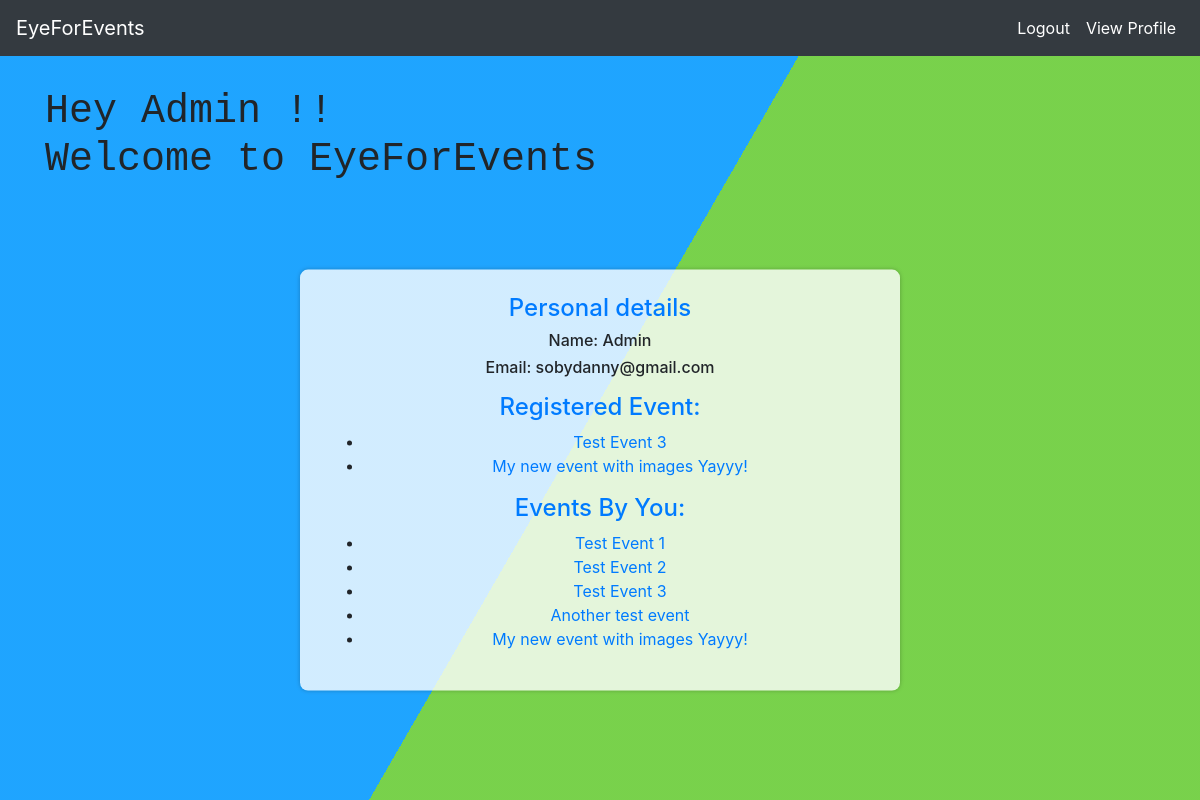
/user/profile/ (signed in), run on an earlier commit of the app's database.
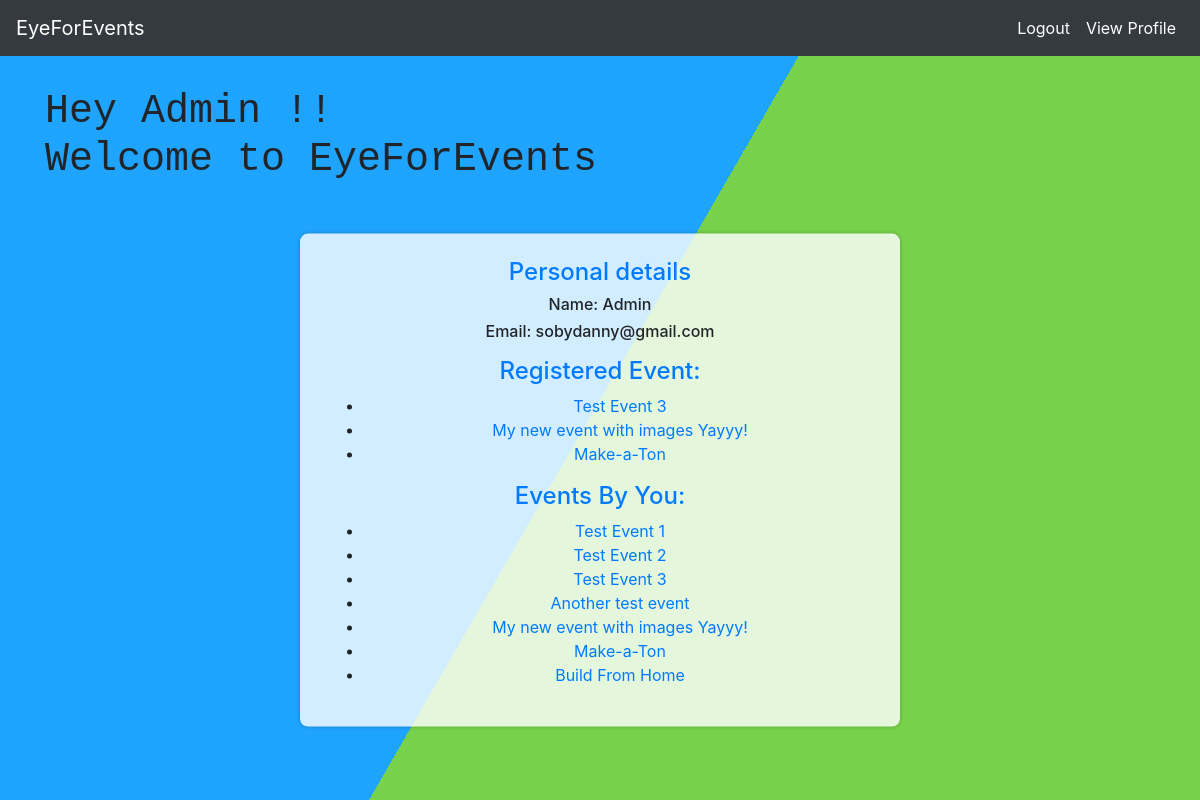
And on a later commit of the database.
### events/models.py (models this page shows, shortened)
class Event(models.Model):
    id = models.UUIDField(primary_key=True, default=uuid.uuid4, editable=False) #unique id to differentiate between events
    name = models.CharField("name",max_length=200) #Event name
    description = models.CharField("description",max_length=2000) #Event description
    max_capacity = models.PositiveSmallIntegerField("max_capacity",default=0) #0 for not applicable and >0 if there's a capacity
    location = models.CharField(max_length=500)
    contact_number = models.PositiveSmallIntegerField("contact_number")
    alt_contact_number = models.PositiveSmallIntegerField("alt_contact_number")
    contact_email = models.EmailField(max_length=254,blank=False)
    created_by = models.ForeignKey(settings.AUTH_USER_MODEL, on_delete=models.CASCADE,blank=True,related_name="created_by") #One to Many relationship
    participated_in = models.ManyToManyField(settings.AUTH_USER_MODEL,related_name="participated_in") #One to Many relationship showing user participated in events relation
    event_image = models.ImageField(upload_to='events/'+str(uuid.uuid4()),blank=True,default='events/event_default.jpg') #Image for the event not needed but would be better if we get one
    last_date = models.DateTimeField() #Last date till the event registeration is available
    event_date = models.DateTimeField() #Date of the event
    pub_date = models.DateTimeField('Created On',auto_now_add=True) #Will be used to check how old is the posted events

### user/views.py (the view)
# urls.py: path('profile/',views.profile,name='profile'),
@login_required(login_url='/user/login/')
def profile(request):
    return render(request,"user/profile.html")

### user/templates/user/profile.html (shortened to what this page needs)
{% extends 'user/base.html' %} {% block content %}
{% if user.is_authenticated %}
<div class="bg"></div>
<div class="bg bg2"></div>
<div style="display:block;">
  <h1>
    Hey {{user.first_name}} !!<br />
    Welcome to EyeForEvents
  </h1>
</div>
<br>
<div class="bg bg3"></div>
<br>
<div class="content">
<h4 class="text-primary">Personal details</h4>
<h6>Name: {{user.first_name}} {{ user.last_name}}<h6>
        <h6>Email: {{user.email}}</h6>
<h4 class="text-primary pt-2">Registered Event:</h4>
{% if user.participated_in %}
    <ul>
    {% for event in user.participated_in.all %}
        <li><a href="{% url 'events:detail' event.id %}">{{ event.name }}</a></li>
    {% endfor %}
    </ul>
{% else %}
    <p>No Event Available.</p>
{% endif %}
<h4 class="text-primary">Events By You:</h4>
{% if user.created_by.all %}
    <ul>
    {% for event in user.created_by.all %}
        <li><a href="{% url 'events:detail' event.id %}">{{ event.name }}</a></li>
    {% endfor %}
    </ul>
{% else %}
    <p>No Event Available.</p>
{% endif %}
</div>
{% endif%}
{% endblock %}

What changed in the data, as far as the page shows it:
added Event: name "Make-a-Ton"
added Event: name "Build From Home", shown under "Events By You:"
